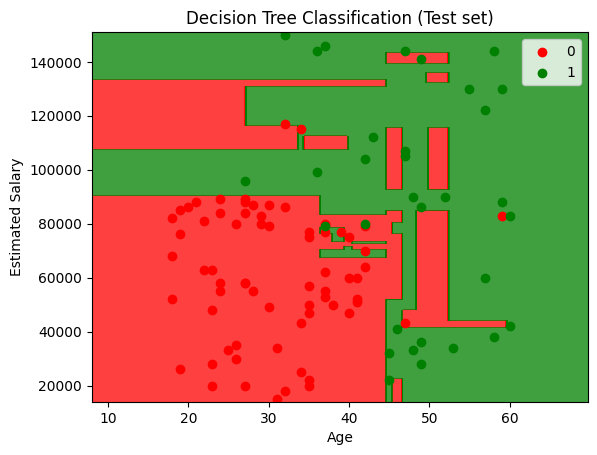

This figure's Python source:
# Converted from: Decision_Tree_Classification.ipynb

#!/usr/bin/env python
# coding: utf-8

# # Decision Tree Classification

# ## Importing the libraries

# In[1]:


import numpy as np
import matplotlib.pyplot as plt
import pandas as pd

# ## Importing the dataset

# In[2]:


dataset = pd.read_csv('Social_Network_Ads.csv')
X = dataset.iloc[:, :-1].values
y = dataset.iloc[:, -1].values

# ## Splitting the dataset into the Training set and Test set

# In[3]:


from sklearn.model_selection import train_test_split
X_train, X_test, y_train, y_test = train_test_split(X, y, test_size = 0.25, random_state = 0)

# In[4]:


print(X_train)

# In[5]:


print(y_train)

# In[6]:


print(X_test)

# In[7]:


print(y_test)

# ## Feature Scaling

# In[8]:


from sklearn.preprocessing import StandardScaler
sc = StandardScaler()
X_train = sc.fit_transform(X_train)
X_test = sc.transform(X_test)

# In[9]:


print(X_train)

# In[10]:


print(X_test)

# ## Training the Decision Tree Classification model on the Training set

# In[11]:


from sklearn.tree import DecisionTreeClassifier
classifier = DecisionTreeClassifier(criterion = 'entropy', random_state = 0)
classifier.fit(X_train, y_train)

# ## Predicting a new result

# In[12]:


print(classifier.predict(sc.transform([[30,87000]])))

# ## Predicting the Test set results

# In[13]:


y_pred = classifier.predict(X_test)
print(np.concatenate((y_pred.reshape(len(y_pred),1), y_test.reshape(len(y_test),1)),1))

# ## Making the Confusion Matrix

# In[14]:


from sklearn.metrics import confusion_matrix, accuracy_score
cm = confusion_matrix(y_test, y_pred)
print(cm)
accuracy_score(y_test, y_pred)

# ## Visualising the Training set results

# In[15]:


from matplotlib.colors import ListedColormap
X_set, y_set = sc.inverse_transform(X_train), y_train
X1, X2 = np.meshgrid(np.arange(start = X_set[:, 0].min() - 10, stop = X_set[:, 0].max() + 10, step = 0.25),
                     np.arange(start = X_set[:, 1].min() - 1000, stop = X_set[:, 1].max() + 1000, step = 0.25))
plt.contourf(X1, X2, classifier.predict(sc.transform(np.array([X1.ravel(), X2.ravel()]).T)).reshape(X1.shape),
             alpha = 0.75, cmap = ListedColormap(('red', 'green')))
plt.xlim(X1.min(), X1.max())
plt.ylim(X2.min(), X2.max())
for i, j in enumerate(np.unique(y_set)):
    plt.scatter(X_set[y_set == j, 0], X_set[y_set == j, 1], c = ListedColormap(('red', 'green'))(i), label = j)
plt.title('Decision Tree Classification (Training set)')
plt.xlabel('Age')
plt.ylabel('Estimated Salary')
plt.legend()
plt.show()

# ## Visualising the Test set results

# In[17]:


from matplotlib.colors import ListedColormap
X_set, y_set = sc.inverse_transform(X_test), y_test
X1, X2 = np.meshgrid(np.arange(start = X_set[:, 0].min() - 10, stop = X_set[:, 0].max() + 10, step = 0.25),
                     np.arange(start = X_set[:, 1].min() - 1000, stop = X_set[:, 1].max() + 1000, step = 0.25))
plt.contourf(X1, X2, classifier.predict(sc.transform(np.array([X1.ravel(), X2.ravel()]).T)).reshape(X1.shape),
             alpha = 0.75, cmap = ListedColormap(('red', 'green')))
plt.xlim(X1.min(), X1.max())
plt.ylim(X2.min(), X2.max())
for i, j in enumerate(np.unique(y_set)):
    plt.scatter(X_set[y_set == j, 0], X_set[y_set == j, 1], c = ListedColormap(('red', 'green'))(i), label = j)
plt.title('Decision Tree Classification (Test set)')
plt.xlabel('Age')
plt.ylabel('Estimated Salary')
plt.legend()
plt.show()
